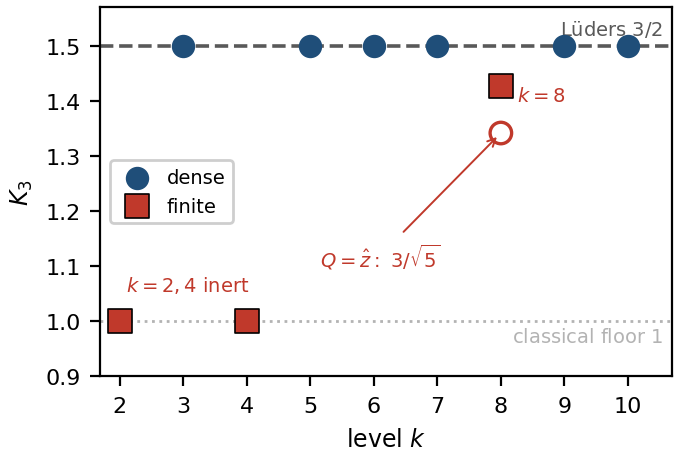

Python code for this plot:
#!/usr/bin/env python3
"""
Paper 4 -- Fig. 1: K_3(k) at d = 2 (spin-1/2), axis-optimized reading.

The d = 2 (j = 1/2) axis-optimized K_3 values across SU(2)_k are embedded below
so that this figure script is self-contained (Matplotlib only). The search
procedure that produced them is not part of this record.

Output: paper4_fig1_K3_vs_k_d2.pdf + .png
"""
import matplotlib
matplotlib.use("Agg")
import matplotlib.pyplot as plt

# k, axis-optimized K_3 (max over dichotomic Q), K_3 at Q = z-hat, dense?
DATA = [
    (2,  1.0000000000, 1.0000000000, False),
    (3,  1.4999635097, 1.4999635097, True),
    (4,  1.0000000000, 1.0000000000, False),
    (5,  1.4997195723, 1.4999514593, True),
    (6,  1.4998979644, 1.4998457463, True),
    (7,  1.5000000000, 1.4999707213, True),
    (8,  1.4270509831, 1.3416407865, False),   # Q=z-hat value = 3/sqrt(5) = 1.3416407865
    (9,  1.4999709706, 1.4998935540, True),
    (10, 1.5000000000, 1.4999971384, True),
]

dense_k = [k for k, y, _, d in DATA if d]
dense_y = [y for k, y, _, d in DATA if d]
fin_k   = [k for k, y, _, d in DATA if not d]
fin_y   = [y for k, y, _, d in DATA if not d]
k8_opt  = next(y for k, y, _, d in DATA if k == 8)
k8_zhat = next(z for k, _, z, d in DATA if k == 8)

# Column width 3.404 in. constrained_layout instead of tight_layout + bbox_inches:
# with bbox_inches="tight" the saved width is the CONTENT extent, which stops
# following figsize once the content no longer fits -- measured: 3.49/3.00/2.60 in
# all wrote the same 307.4 pt file. With constrained_layout and no bbox_inches the
# output width equals figsize, so the print scale is 1.0 by construction.
fig, ax = plt.subplots(figsize=(3.404, 2.30), constrained_layout=True)
ax.axhline(1.5, ls="--", lw=1.3, color="0.35", zorder=1)
ax.text(10.55, 1.513, "Lüders $3/2$", va="bottom", ha="right", fontsize=7, color="0.35")
ax.axhline(1.0, ls=":", lw=1.0, color="0.7", zorder=1)
ax.text(10.55, 0.99, "classical floor $1$", va="top", ha="right", fontsize=7, color="0.7")

ax.scatter(dense_k, dense_y, s=55, marker="o", color="#1f4e79",
           label="dense", zorder=3)
ax.scatter(fin_k, fin_y, s=70, marker="s", facecolor="#c0392b", edgecolor="k",
           linewidths=0.6, label="finite", zorder=4)
ax.scatter([8], [k8_zhat], s=60, marker="o", facecolor="none",
           edgecolor="#c0392b", linewidths=1.2, zorder=4)
ax.annotate(r"$Q=\hat z:\ 3/\sqrt{5}$", xy=(8, k8_zhat),
            xytext=(5.15, 1.10), fontsize=7, color="#c0392b",
            arrowprops=dict(arrowstyle="->", color="#c0392b", lw=0.7))
ax.annotate(r"$k{=}8$", xy=(8, k8_opt), xytext=(8.25, 1.40),
            fontsize=7, color="#c0392b")
ax.annotate(r"$k{=}2,4$ inert", xy=(4, 1.0), xytext=(2.1, 1.055),
            fontsize=7, color="#c0392b")

ax.set_xlabel(r"level $k$", fontsize=8.5)
# "(axis-optimized, d=2)" and "icosahedral" moved to the caption -- the caption
# already states both, so the figure repeated them.
ax.set_ylabel(r"$K_3$", fontsize=8.5)
ax.set_xticks(range(2, 11))
ax.tick_params(labelsize=8)
ax.set_xlim(1.7, 10.7)
ax.set_ylim(0.9, 1.57)
# Legend into the empty center-left band; at "lower right" it covered the
# "classical floor 1" label. No title: it duplicated the caption almost verbatim
# and was the single largest driver of figure width.
ax.legend(loc="center left", fontsize=7, framealpha=0.95, borderpad=0.4,
          handletextpad=0.5, borderaxespad=0.5)
for ext in ("pdf", "png"):
    fig.savefig(f"paper4_fig1_K3_vs_k_d2.{ext}", dpi=200)
print("wrote paper4_fig1_K3_vs_k_d2.pdf and .png")
